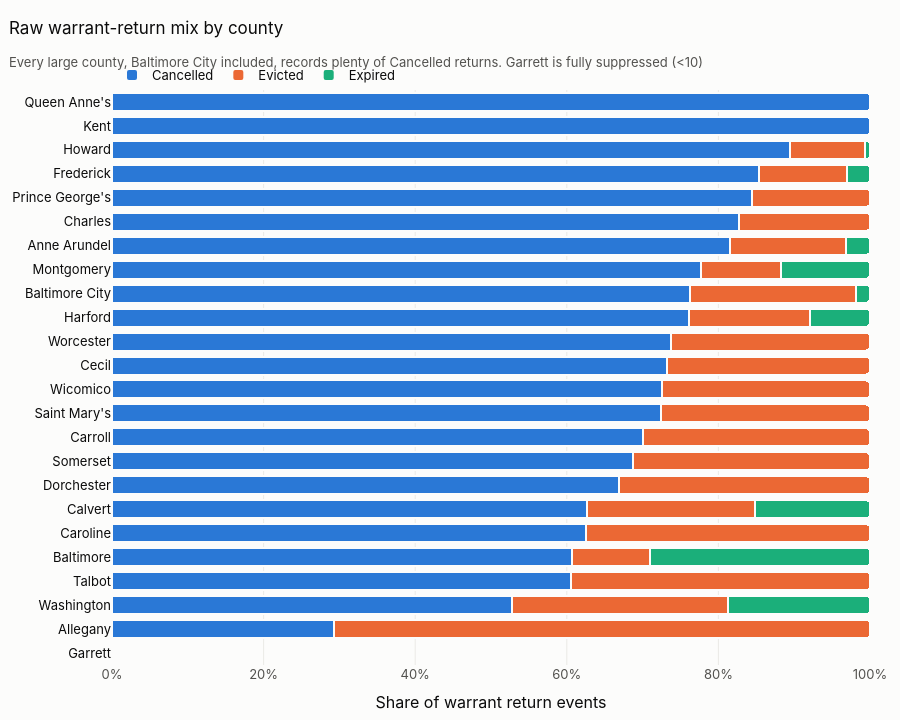

Notebook code cell kept with this figure:
### Code cell
mix = q("""
    SELECT raw_county AS county,
           CASE WHEN raw_event_type ILIKE 'Petition%' THEN 'Petition'
                WHEN raw_event_type ILIKE '%Cancelled' THEN 'Cancelled'
                WHEN raw_event_type ILIKE '%Evicted'   THEN 'Evicted'
                WHEN raw_event_type ILIKE '%Expired'   THEN 'Expired' END AS event,
           COUNT(*) AS n
    FROM raw_court_events GROUP BY 1, 2
""")
# Fill missing combos with 0 so absent event types (e.g. zero 'Expired') show up, then suppress
mix = (mix.pivot(index="county", columns="event", values="n").fillna(0)
          .stack().rename("n").reset_index())
mix["share"] = mix.n / mix.groupby("county").n.transform("sum")
mix = suppress(mix, ["n"])
mix.loc[mix.n.isna(), "share"] = pd.NA
assert_public_safe(mix, "event_mix", ["n"])

returns = mix[mix.event != "Petition"].copy()
returns["share"] = returns.n / returns.groupby("county").n.transform("sum")  # share of warrant returns only
order = (returns[returns.event == "Cancelled"].sort_values("share", na_position="first").county.tolist())

fig = go.Figure()
for ev in ["Cancelled", "Evicted", "Expired"]:
    d = returns[returns.event == ev].set_index("county").reindex(order)
    fig.add_bar(y=d.index, x=d.share, name=ev, orientation="h",
                marker=dict(color=OUTCOME[ev], line=dict(color="#fcfcfb", width=2)),
                hovertemplate="%{y}<br>" + ev + ": %{x:.1%}<extra></extra>")
fig.update_layout(barmode="stack", height=720, bargap=0.25, yaxis=dict(tickfont=dict(color=INK)),
                  xaxis=dict(tickformat=".0%", title="Share of warrant return events", range=[0, 1]))
subtitle(fig, "Raw warrant-return mix by county",
         "Every large county, Baltimore City included, records plenty of Cancelled returns. Garrett is fully suppressed (<10)")

### Figure 1 — Plotly figure (JSON) as saved in the notebook; plotly's stock layout.template omitted (floating-point values rounded to 4 significant figures)
{"data": [{"hovertemplate": "%{y}<br>Cancelled: %{x:.1%}<extra></extra>", "marker": {"color": "#2a78d6", "line": {"color": "#fcfcfb", "width": 2}}, "name": "Cancelled", "orientation": "h", "type": "bar", "x": [NaN, 0.2929, 0.5281, 0.6061, 0.6072, 0.625, 0.6263, 0.6694, 0.6875, 0.701, 0.7249, 0.7256, 0.7318, 0.7377, 0.7611, 0.7628, 0.7769, 0.8156, 0.8273, 0.8438, 0.8536, 0.8941, 1.0, 1.0], "y": ["Garrett", "Allegany", "Washington", "Talbot", "Baltimore", "Caroline", "Calvert", "Dorchester", "Somerset", "Carroll", "Saint Mary's", "Wicomico", "Cecil", "Worcester", "Harford", "Baltimore City", "Montgomery", "Anne Arundel", "Charles", "Prince George's", "Frederick", "Howard", "Kent", "Queen Anne's"]}, {"hovertemplate": "%{y}<br>Evicted: %{x:.1%}<extra></extra>", "marker": {"color": "#eb6834", "line": {"color": "#fcfcfb", "width": 2}}, "name": "Evicted", "orientation": "h", "type": "bar", "x": [NaN, 0.7071, 0.285, 0.3939, 0.1031, 0.375, 0.2222, 0.3306, 0.3125, 0.299, 0.2751, 0.2744, 0.2682, 0.2623, 0.1604, 0.2181, 0.1058, 0.1522, 0.1727, 0.1562, 0.1155, 0.09884, NaN, NaN], "y": ["Garrett", "Allegany", "Washington", "Talbot", "Baltimore", "Caroline", "Calvert", "Dorchester", "Somerset", "Carroll", "Saint Mary's", "Wicomico", "Cecil", "Worcester", "Harford", "Baltimore City", "Montgomery", "Anne Arundel", "Charles", "Prince George's", "Frederick", "Howard", "Kent", "Queen Anne's"]}, {"hovertemplate": "%{y}<br>Expired: %{x:.1%}<extra></extra>", "marker": {"color": "#1baf7a", "line": {"color": "#fcfcfb", "width": 2}}, "name": "Expired", "orientation": "h", "type": "bar", "x": [NaN, NaN, 0.1869, NaN, 0.2896, NaN, 0.1515, NaN, NaN, NaN, NaN, NaN, NaN, NaN, 0.07854, 0.01908, 0.1174, 0.03215, NaN, NaN, 0.03093, 0.00706, NaN, NaN], "y": ["Garrett", "Allegany", "Washington", "Talbot", "Baltimore", "Caroline", "Calvert", "Dorchester", "Somerset", "Carroll", "Saint Mary's", "Wicomico", "Cecil", "Worcester", "Harford", "Baltimore City", "Montgomery", "Anne Arundel", "Charles", "Prince George's", "Frederick", "Howard", "Kent", "Queen Anne's"]}], "layout": {"bargap": 0.25, "barmode": "stack", "height": 720, "title": {"subtitle": {"font": {"color": "#52514e", "size": 13}, "text": "Every large county, Baltimore City included, records plenty of Cancelled returns. Garrett is fully suppressed (<10)"}, "text": "Raw warrant-return mix by county"}, "xaxis": {"range": [0, 1], "tickformat": ".0%", "title": {"text": "Share of warrant return events"}}, "yaxis": {"tickfont": {"color": "#0b0b0b"}}}}
